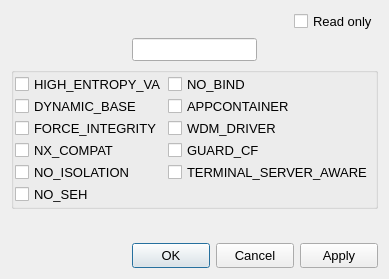
<?xml version="1.0" encoding="UTF-8"?>
<ui version="4.0">
 <class>DialogPEDllCharacteristics</class>
 <widget class="QDialog" name="DialogPEDllCharacteristics">
  <property name="windowModality">
   <enum>Qt::ApplicationModal</enum>
  </property>
  <property name="geometry">
   <rect>
    <x>0</x>
    <y>0</y>
    <width>389</width>
    <height>279</height>
   </rect>
  </property>
  <property name="minimumSize">
   <size>
    <width>363</width>
    <height>229</height>
   </size>
  </property>
  <property name="font">
   <font>
    <pointsize>10</pointsize>
    <weight>50</weight>
    <bold>false</bold>
   </font>
  </property>
  <property name="windowTitle">
   <string>DLL characteristics</string>
  </property>
  <layout class="QVBoxLayout" name="verticalLayout">
   <item>
    <layout class="QHBoxLayout" name="horizontalLayout_3">
     <item>
      <spacer name="horizontalSpacer_2">
       <property name="orientation">
        <enum>Qt::Horizontal</enum>
       </property>
       <property name="sizeHint" stdset="0">
        <size>
         <width>40</width>
         <height>20</height>
        </size>
       </property>
      </spacer>
     </item>
     <item>
      <widget class="QCheckBoxX" name="checkBoxReadOnly">
       <property name="text">
        <string>Read only</string>
       </property>
       <property name="checked">
        <bool>false</bool>
       </property>
      </widget>
     </item>
    </layout>
   </item>
   <item>
    <layout class="QHBoxLayout" name="horizontalLayout_2">
     <item>
      <spacer name="horizontalSpacer_3">
       <property name="orientation">
        <enum>Qt::Horizontal</enum>
       </property>
       <property name="sizeHint" stdset="0">
        <size>
         <width>40</width>
         <height>20</height>
        </size>
       </property>
      </spacer>
     </item>
     <item>
      <widget class="QLineEditX" name="lineEditDllCharacteristics">
       <property name="alignment">
        <set>Qt::AlignCenter</set>
       </property>
       <property name="readOnly">
        <bool>true</bool>
       </property>
      </widget>
     </item>
     <item>
      <spacer name="horizontalSpacer_4">
       <property name="orientation">
        <enum>Qt::Horizontal</enum>
       </property>
       <property name="sizeHint" stdset="0">
        <size>
         <width>40</width>
         <height>20</height>
        </size>
       </property>
      </spacer>
     </item>
    </layout>
   </item>
   <item>
    <widget class="QGroupBox" name="groupBox">
     <layout class="QFormLayout" name="formLayout">
      <property name="horizontalSpacing">
       <number>1</number>
      </property>
      <property name="verticalSpacing">
       <number>1</number>
      </property>
      <property name="leftMargin">
       <number>1</number>
      </property>
      <property name="topMargin">
       <number>1</number>
      </property>
      <property name="rightMargin">
       <number>1</number>
      </property>
      <property name="bottomMargin">
       <number>1</number>
      </property>
      <item row="0" column="0">
       <widget class="QCheckBoxX" name="checkBoxHIGH_ENTROPY_VA">
        <property name="text">
         <string notr="true">HIGH_ENTROPY_VA</string>
        </property>
       </widget>
      </item>
      <item row="0" column="1">
       <widget class="QCheckBoxX" name="checkBoxNO_BIND">
        <property name="text">
         <string notr="true">NO_BIND</string>
        </property>
       </widget>
      </item>
      <item row="1" column="0">
       <widget class="QCheckBoxX" name="checkBoxDYNAMIC_BASE">
        <property name="text">
         <string notr="true">DYNAMIC_BASE</string>
        </property>
       </widget>
      </item>
      <item row="1" column="1">
       <widget class="QCheckBoxX" name="checkBoxAPPCONTAINER">
        <property name="text">
         <string notr="true">APPCONTAINER</string>
        </property>
       </widget>
      </item>
      <item row="2" column="0">
       <widget class="QCheckBoxX" name="checkBoxFORCE_INTEGRITY">
        <property name="text">
         <string notr="true">FORCE_INTEGRITY</string>
        </property>
       </widget>
      </item>
      <item row="2" column="1">
       <widget class="QCheckBoxX" name="checkBoxWDM_DRIVER">
        <property name="text">
         <string notr="true">WDM_DRIVER</string>
        </property>
       </widget>
      </item>
      <item row="3" column="0">
       <widget class="QCheckBoxX" name="checkBoxNX_COMPAT">
        <property name="text">
         <string notr="true">NX_COMPAT</string>
        </property>
       </widget>
      </item>
      <item row="3" column="1">
       <widget class="QCheckBoxX" name="checkBoxGUARD_CF">
        <property name="text">
         <string notr="true">GUARD_CF</string>
        </property>
       </widget>
      </item>
      <item row="4" column="0">
       <widget class="QCheckBoxX" name="checkBoxNO_ISOLATION">
        <property name="text">
         <string notr="true">NO_ISOLATION</string>
        </property>
       </widget>
      </item>
      <item row="4" column="1">
       <widget class="QCheckBoxX" name="checkBoxTERMINAL_SERVER_AWARE">
        <property name="text">
         <string notr="true">TERMINAL_SERVER_AWARE</string>
        </property>
       </widget>
      </item>
      <item row="5" column="0">
       <widget class="QCheckBoxX" name="checkBoxNO_SEH">
        <property name="text">
         <string notr="true">NO_SEH</string>
        </property>
       </widget>
      </item>
     </layout>
    </widget>
   </item>
   <item>
    <spacer name="verticalSpacer">
     <property name="orientation">
      <enum>Qt::Vertical</enum>
     </property>
     <property name="sizeHint" stdset="0">
      <size>
       <width>20</width>
       <height>40</height>
      </size>
     </property>
    </spacer>
   </item>
   <item>
    <layout class="QHBoxLayout" name="horizontalLayout">
     <item>
      <spacer name="horizontalSpacer_9">
       <property name="orientation">
        <enum>Qt::Horizontal</enum>
       </property>
       <property name="sizeHint" stdset="0">
        <size>
         <width>50</width>
         <height>20</height>
        </size>
       </property>
      </spacer>
     </item>
     <item>
      <widget class="QPushButtonX" name="pushButtonOK">
       <property name="minimumSize">
        <size>
         <width>78</width>
         <height>25</height>
        </size>
       </property>
       <property name="maximumSize">
        <size>
         <width>78</width>
         <height>25</height>
        </size>
       </property>
       <property name="text">
        <string>OK</string>
       </property>
      </widget>
     </item>
     <item>
      <widget class="QPushButtonX" name="pushButtonCancel">
       <property name="minimumSize">
        <size>
         <width>78</width>
         <height>25</height>
        </size>
       </property>
       <property name="maximumSize">
        <size>
         <width>78</width>
         <height>25</height>
        </size>
       </property>
       <property name="text">
        <string>Cancel</string>
       </property>
      </widget>
     </item>
     <item>
      <widget class="QPushButtonX" name="pushButtonApply">
       <property name="minimumSize">
        <size>
         <width>78</width>
         <height>25</height>
        </size>
       </property>
       <property name="maximumSize">
        <size>
         <width>78</width>
         <height>25</height>
        </size>
       </property>
       <property name="text">
        <string>Apply</string>
       </property>
      </widget>
     </item>
    </layout>
   </item>
  </layout>
 </widget>
 <customwidgets>
  <customwidget>
   <class>QPushButtonX</class>
   <extends>QPushButton</extends>
   <header>qpushbuttonx.h</header>
  </customwidget>
  <customwidget>
   <class>QLineEditX</class>
   <extends>QLineEdit</extends>
   <header>qlineeditx.h</header>
  </customwidget>
  <customwidget>
   <class>QCheckBoxX</class>
   <extends>QCheckBox</extends>
   <header>qcheckboxx.h</header>
  </customwidget>
 </customwidgets>
 <resources/>
 <connections/>
</ui>
